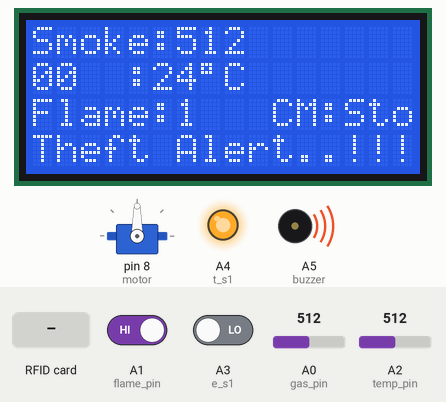
Recording of a sketch running on a simulated Arduino Uno, built with avr-gcc and run on an emulated ATmega328P. Shown: servo, 16×4 character LCD, output pins drawn as LEDs (lit = HIGH), buzzer (waves = sounding, pin HIGH). Inputs (shaded band) come from the test bench; at power-on: A0 (gas_pin) = 512, A2 (temp_pin) = 512, A1 (flame_pin) HIGH, A3 (e_s1) LOW. Pins used as bus, display or sensor lines are not drawn; what the sketch prints to the serial monitor is not drawn.

Above: at 4.7 s.
4.8 s: RFID card 83 05 28 17 held to the reader
At 8.5 s:
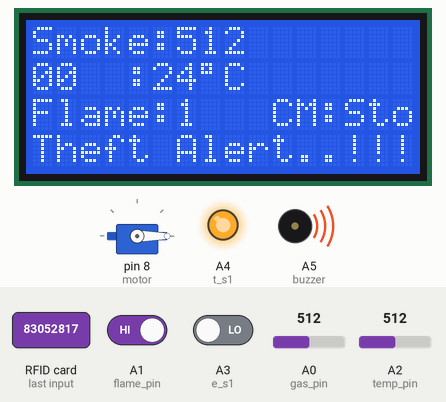
11.6 s: A0 (gas_pin) set to 716
At 15.6 s:
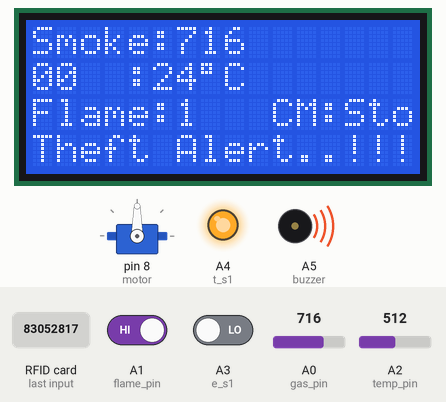
16.3 s: A2 (temp_pin) set to 716
At 18.0 s:
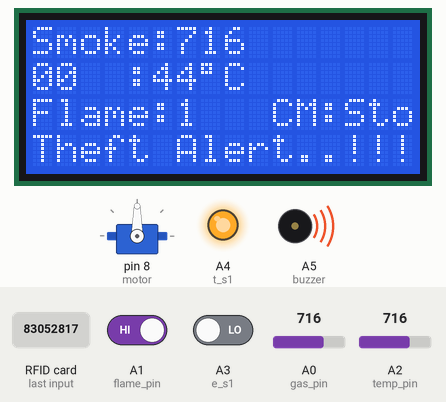
18.9 s: A1 (flame_pin) driven LOW
At 20.5 s:
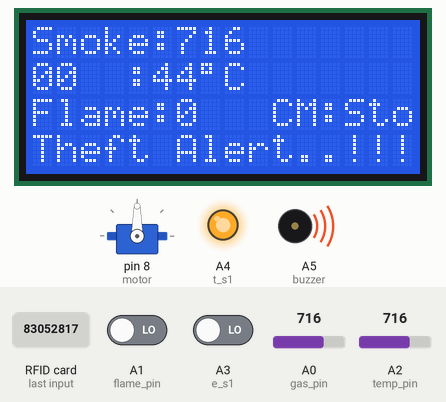
21.4 s: A0 (gas_pin) set to 900
At 23.0 s:
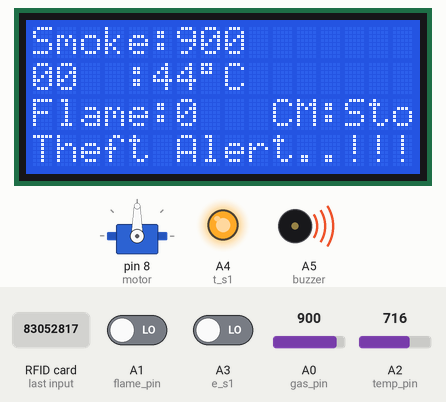
24.0 s: A2 (temp_pin) set to 900
At 25.6 s:
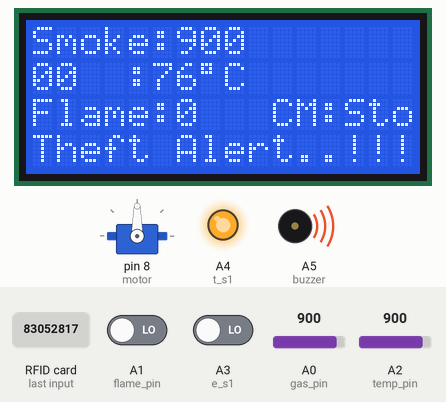
Timing chart, 0 to 27.1 s (numbered marks = the images above; inputs shaded):
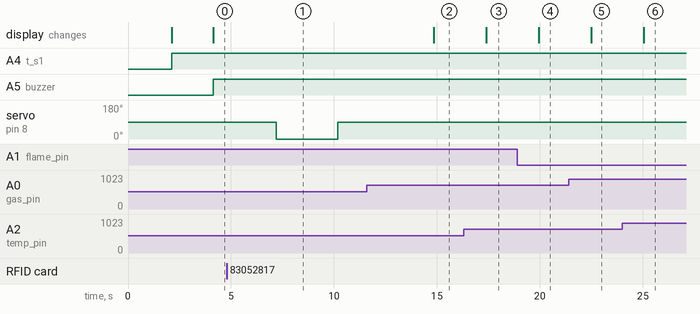

The sketch:

rfid_check_with_percenatage.ino
```cpp
/* The easy circuit:
 *
 *                  Analog pin 0
 *                        |
 *    5V |-----/\/\/\-----+-----/\/\/\-----| GND
 *
 *               ^                ^
 *        10K thermistor     10K resistor
 *
 * The advanced circuit:
 *
 *          AREF      Analog pin 0
 *           |              |
 *    3.3V |-+---/\/\/\-----+-----/\/\/\-----| GND
 *
 *                 ^                ^
 *          10K thermistor     10K resistor
 */


#include <LiquidCrystal.h>// initialize the library with the numbers of the interface pins
LiquidCrystal lcd(2, 3, 4, 5, 6, 7);

#include <SPI.h>
#include <MFRC522.h>
#include <Servo.h>

Servo motor;

#define SS_PIN 10
#define RST_PIN 9
// Definicoes pino modulo RC522
MFRC522 mfrc522(SS_PIN, RST_PIN);

char st[20];

#define gas_pin   A0 // choose the input pin (for GAS sensor)
#define flame_pin A1 // choose the input pin (for Flame sensor)
#define temp_pin  A2 // choose the input pin (for Temp sensor)

#define e_s1 A3 //echo pin
#define t_s1 A4 //Trigger pin
#define USONIC_DIV 0.034
#define buzzer A5 // choose the pin for the Buzzer


int cm, flame, temp, gas; // variable for reading the gaspin status

int Vo;
float R1 = 10000; // value of R1 on board
float logR2, R2, T;
//steinhart-hart coeficients for thermistor
float c1 = 0.001129148, c2 = 0.000234125, c3 = 0.0000000876741;

int set1 = 900; // we start, assuming Smoke detected
int set2 = 45;  // we start, assuming Temp detected
int set3 = 15;  // we start, assuming CM detected

void setup() {
Serial.begin(9600); // Inicia a serial

pinMode(temp_pin,INPUT); // declare sensor as input
pinMode(gas_pin, INPUT);  // declare sensor as input
pinMode(flame_pin,  INPUT);   // declare sensor as input

pinMode(buzzer,OUTPUT); // declare Buzzer as output

pinMode(e_s1,INPUT);
pinMode(t_s1,OUTPUT);
///////

//////
motor.attach(8); // Define que o servo esta ligado a porta digital 3
motor.write(90); // Move o servo para a posicao inicial (cancela fechada)

SPI.begin(); // Inicia  SPI bus
mfrc522.PCD_Init(); // Inicia MFRC522

lcd.begin(16, 4);
lcd.clear();
lcd.setCursor(0,0);
lcd.print("   WELCOME To   ");
lcd.setCursor(0,1);
lcd.print("");
delay(2000);
lcd.clear();
}

void loop() {
cm = ultra_read(t_s1,e_s1);
gas = analogRead(gas_pin);
flame = digitalRead(flame_pin);
////////////////////////
long duration;
float distance;
int percentage;
duration=pulseIn(e_s1,HIGH);
distance= (float)duration*USONIC_DIV/2;
cm=map(distance, 14, 4, 0, 100);

if(cm < 0)
{
  cm = 0;
  }
  else if(cm>100)
  {
    cm =100;
    }

Vo = analogRead(temp_pin);
R2 = R1 * (1023.0 / (float)Vo - 1.0); //calculate resistance on thermistor
logR2 = log(R2);
temp = (1.0 / (c1 + c2*logR2 + c3*logR2*logR2*logR2)); // temperature in Kelvin
temp = temp - 273.15; //convert Kelvin to Celcius
// T = (T * 9.0)/ 5.0 + 32.0; //convert Celcius to Fahrenheit

lcd.setCursor(0, 0);
lcd.print("Smoke:");
lcd.print(gas);
lcd.print("  ");

lcd.setCursor(0, 1);
lcd.print("Temp:");
lcd.print(temp);
lcd.write(223);
lcd.print("C  ");

lcd.setCursor(0, 2);
lcd.print("Flame:");
lcd.print(flame);

lcd.setCursor(10, 2);
lcd.print("CM:");
lcd.print("Stock 100%");
lcd.print(cm);

lcd.print("  ");


/////////////////////////****************/////////////////


////////////////////////*****************/////////////////
if(flame==0){ // check if the Fire variable is LOW
lcd.setCursor(0, 3);
lcd.print("Flame Alert..!!!");
digitalWrite(buzzer, HIGH); // Turn LED on.
}

if(gas>set1){ // check if the Smoke variable is High
lcd.setCursor(0, 3);
lcd.print("Smoke Alert..!!!");
digitalWrite(buzzer, HIGH); // Turn LED on.
}

if(temp>set2){ // check if the Temp variable is High
lcd.setCursor(0, 3);
lcd.print("Temp Alert...!!!");
digitalWrite(buzzer, HIGH); // Turn LED on.
}

if(cm>set3){ // check if the Fire variable is LOW
lcd.setCursor(0, 3);
lcd.print("Theft Alert..!!!");
digitalWrite(buzzer, HIGH); // Turn LED on.
}
if(gas<set1 && temp<set2 && flame==1 && cm<set3){ // check if the Smoke variable is Low
lcd.setCursor(0, 3);
lcd.print(".....Normal.....");
digitalWrite(buzzer, LOW); // Turn LED on.
}

Serial.print("Smoke: ");Serial.println(gas);
Serial.print("Temp: "); Serial.println(temp);
Serial.print("Flame: ");Serial.println(flame);
Serial.print("Stock: "); Serial.println(cm);
Serial.print("Distance:");Serial.print(distance);
Serial.println("cm");

Serial.println();

delay(500);
  // Aguarda a aproximacao do cartao
  if (!mfrc522.PICC_IsNewCardPresent()){return;}
  // Seleciona um dos cartoes
  if (!mfrc522.PICC_ReadCardSerial()){return;}
  // Mostra UID na serial
  Serial.print("UID da tag :");
  String conteudo= "";
  byte letra;
  for (byte i = 0; i < mfrc522.uid.size; i++) {
     Serial.print(mfrc522.uid.uidByte[i] < 0x10 ? " 0" : " ");
     Serial.print(mfrc522.uid.uidByte[i], HEX);
     conteudo.concat(String(mfrc522.uid.uidByte[i] < 0x10 ? " 0" : " "));
     conteudo.concat(String(mfrc522.uid.uidByte[i], HEX));
  }
  Serial.println();
  Serial.print("Mensagem : ");
  conteudo.toUpperCase();

  // Testa se o cartao1 foi lido
  if (conteudo.substring(1) == "83 05 28 17"){// Levanta a cancela e acende o led verde
    motor.write(0);
    delay(3000);
    motor.write(90);
    }

  delay(100);
}

//**********************ultra_read****************************
int ultra_read(int pin_t,int pin_e){
digitalWrite(pin_t,LOW);
delayMicroseconds(2);
digitalWrite(pin_t,HIGH);
delayMicroseconds(10);
long time=pulseIn (pin_e,HIGH);
int ultra_time =  time / 29 / 2;
delay(10);
return ultra_time;
}
```

cactus_io_DHT22.cpp
```cpp
#include "cactus_io_DHT22.h"

DHT22::DHT22(uint8_t pin, uint8_t count) {
    _pin = pin;
    _count = count;
    firstreading = true;
}

void DHT22::begin(void) {
    // set up the pins!
    pinMode(_pin, INPUT);
    digitalWrite(_pin, HIGH);
    _lastreadtime = 0;
}

void DHT22::readHumidity(void) {
    if (read()) {

        humidity = data[0];
        humidity *= 256;
        humidity += data[1];
        humidity /= 10;
    }
    else
        humidity = NAN;
}

void DHT22::readTemperature() {

    if (read()) {
        temperature_C = data[2] & 0x7F;
        temperature_C *= 256;
        temperature_C += data[3];
        temperature_C /= 10;
        if (data[2] & 0x80)
            temperature_C *= -1;

        temperature_F = temperature_C * 1.8 + 32;
    }
    else
    {
        temperature_C = NAN;
        temperature_F = NAN;
    }
}

float DHT22::computeHeatIndex_C() {
    // Wikipedia: http://en.wikipedia.org/wiki/Heat_index
    return -8.784695 +
    1.61139411 * temperature_C +
    2.33854900 * humidity +
    -0.14611605 * temperature_C*humidity +
    -0.01230809 * pow(temperature_C, 2) +
    -0.01642482 * pow(humidity, 2) +
    0.00221173 * pow(temperature_C, 2) * humidity +
    0.00072546 * temperature_C * pow(humidity, 2) +
    -0.00000358 * pow(temperature_C, 2) * pow(humidity, 2);
}

float DHT22::computeHeatIndex_F() {
    // Adapted from equation at: https://github.com/adafruit/DHT-sensor-library/issues/9 and
    // Wikipedia: http://en.wikipedia.org/wiki/Heat_index
    return -42.379 +
    2.04901523 * temperature_F +
    10.14333127 * humidity +
    -0.22475541 * temperature_F*humidity +
    -0.00683783 * pow(temperature_F, 2) +
    -0.05481717 * pow(humidity, 2) +
    0.00122874 * pow(temperature_F, 2) * humidity +
    0.00085282 * temperature_F*pow(humidity, 2) +
    -0.00000199 * pow(temperature_F, 2) * pow(humidity, 2);
}

boolean DHT22::read(void) {
    uint8_t laststate = HIGH;
    uint8_t counter = 0;
    uint8_t j = 0, i;
    unsigned long currenttime;

    // Check if sensor was read less than two seconds ago and return early
    // to use last reading.
    currenttime = millis();
    if (currenttime < _lastreadtime) {
        // ie there was a rollover
        _lastreadtime = 0;
    }
    if (!firstreading && ((currenttime - _lastreadtime) < 2000)) {
        return true; // return last correct measurement
        //delay(2000 - (currenttime - _lastreadtime));
    }
    firstreading = false;
    _lastreadtime = millis();

    data[0] = data[1] = data[2] = data[3] = data[4] = 0;

    // pull the pin high and wait 250 milliseconds
    digitalWrite(_pin, HIGH);
    delay(250);

    // now pull it low for ~20 milliseconds
    pinMode(_pin, OUTPUT);
    digitalWrite(_pin, LOW);
    delay(20);
    // disable interrupts
    noInterrupts();
    digitalWrite(_pin, HIGH);
    delayMicroseconds(40);
    pinMode(_pin, INPUT);

    // read in timings
    for ( i=0; i< MAXTIMINGS; i++) {
        counter = 0;
        while (digitalRead(_pin) == laststate) {
            counter++;
            delayMicroseconds(1);
            if (counter == 255) {
                break;
            }
        }
        laststate = digitalRead(_pin);

        if (counter == 255) break;

        // ignore first 3 transitions
        if ((i >= 4) && (i%2 == 0)) {
            // shove each bit into the storage bytes
            data[j/8] <<= 1;
            if (counter > _count)
                data[j/8] |= 1;
            j++;
        }

    }
    // enable interrupts
    interrupts();

    // check we read 40 bits and that the checksum matches
    if ((j >= 40) &&
        (data[4] == ((data[0] + data[1] + data[2] + data[3]) & 0xFF)) ) {
        return true;
    }


    return false;

}
```

cactus_io_DHT22.h
```cpp
#ifndef DHT_H
#define DHT_H
#if ARDUINO >= 100
#include "Arduino.h"
#else
#include "WProgram.h"
#endif

/* DHT22 library
 MIT license
 written by cactus.io with inspiration from the Adafruit Industries DHT22 library
 */

// how many timing transitions we need to keep track of. 2 * number bits + extra
#define MAXTIMINGS 85

class DHT22 {
private:
    uint8_t data[6];
    uint8_t _pin, _count;
    unsigned long _lastreadtime;
    boolean firstreading;
    boolean read(void);


public:
    DHT22(uint8_t pin, uint8_t count=6);
    void begin(void);
    void readHumidity(void);
    void readTemperature();
    float computeHeatIndex_C();
    float computeHeatIndex_F();

    float humidity;
    float temperature_C;
    float temperature_F;
};
#endif
```

Measured:
- after the input at 4.8 s, servo on pin 8 (motor): 90° → 0° after 2.4 s, → 90° 3.0 s later
- after the input at 11.6 s, the display: changes after 3.3 s (image 2)
- after the input at 16.3 s, the display: changes after 1.1 s (image 3)
- after the input at 18.9 s, the display: changes after 1.1 s (image 4)
- after the input at 21.4 s, the display: changes after 1.1 s (image 5)
- after the input at 24.0 s, the display: changes after 1.1 s (image 6)
